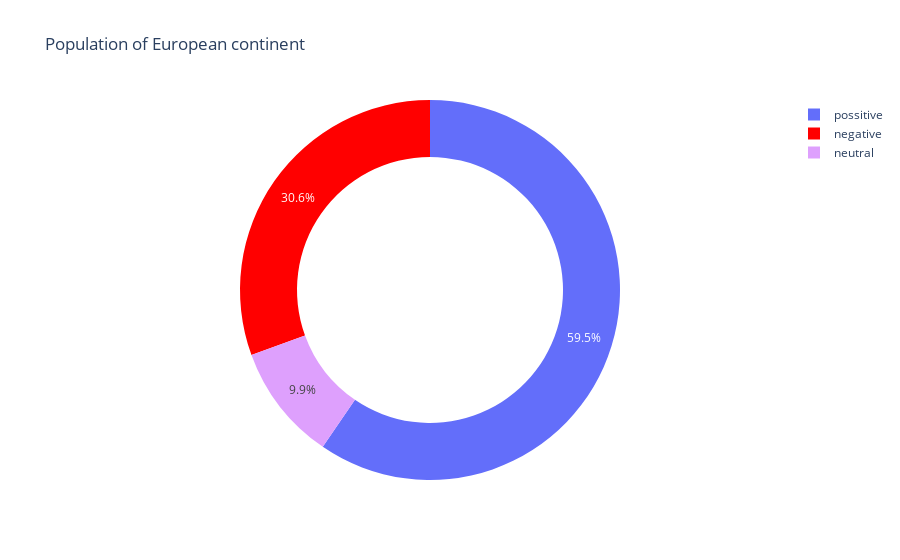

Notebook cell for this chart:
### Code cell
fig = px.pie(count, 
             values='title', 
             names='rating', 
             title='Population of European continent', 
             hole=.70,
             color='rating',
             color_discrete_map= {'negative':'red',
                                  'possitive':(179,226,205),
                                  'neutral':'#DEA0FD'})
fig.show()

### Figure 1 — Plotly figure (JSON) as saved in the notebook; plotly's stock layout.template omitted (floating-point values rounded to 4 significant figures)
{"data": [{"customdata": [["negative"], ["neutral"], ["possitive"]], "domain": {"x": [0, 1], "y": [0, 1]}, "hole": 0.7, "hovertemplate": "rating=%{customdata[0]}<br>title=%{value}<extra></extra>", "labels": ["negative", "neutral", "possitive"], "legendgroup": "", "marker": {"colors": ["red", "#DEA0FD", [179, 0, 205]]}, "name": "", "showlegend": true, "type": "pie", "values": [253, 82, 493]}], "layout": {"legend": {"tracegroupgap": 0}, "title": {"text": "Population of European continent"}}}
